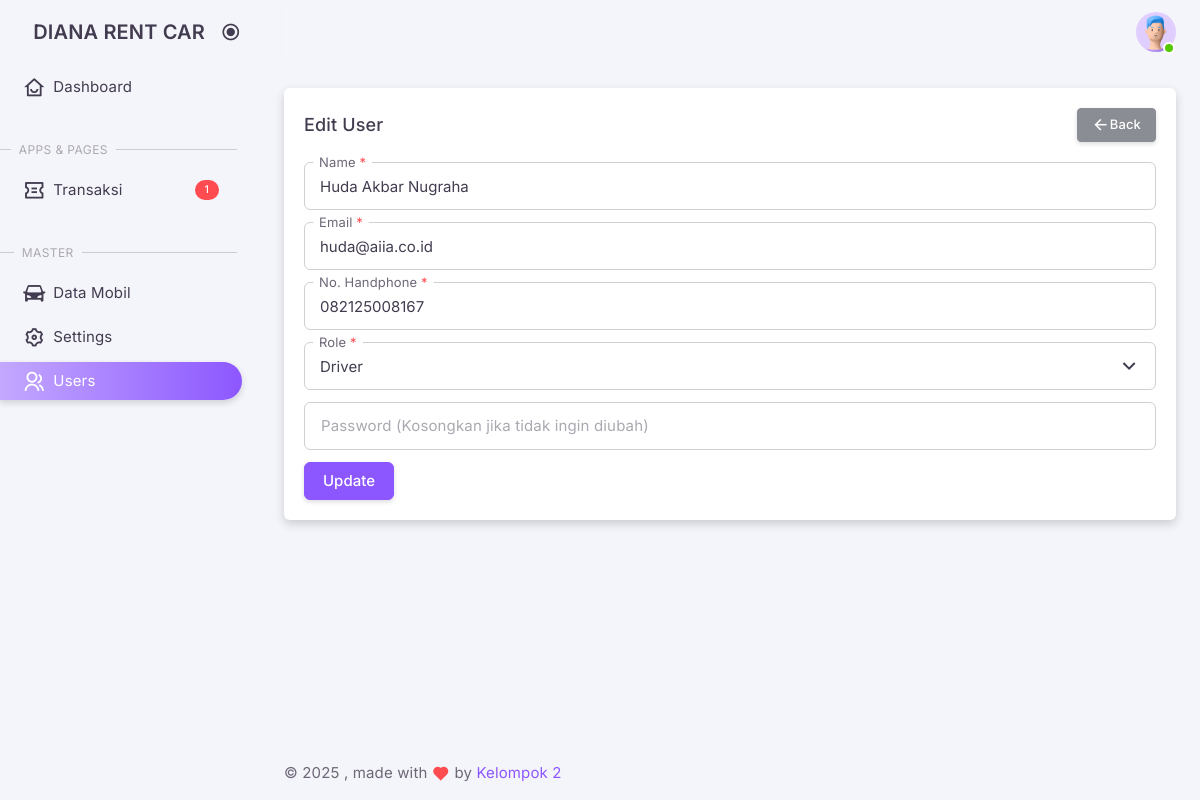
/admin/index.php?views=user_edit&uuid=69a4a059-8115-4a47-8c13-ef59aab88142 (signed in), run on an earlier commit of the app's database.
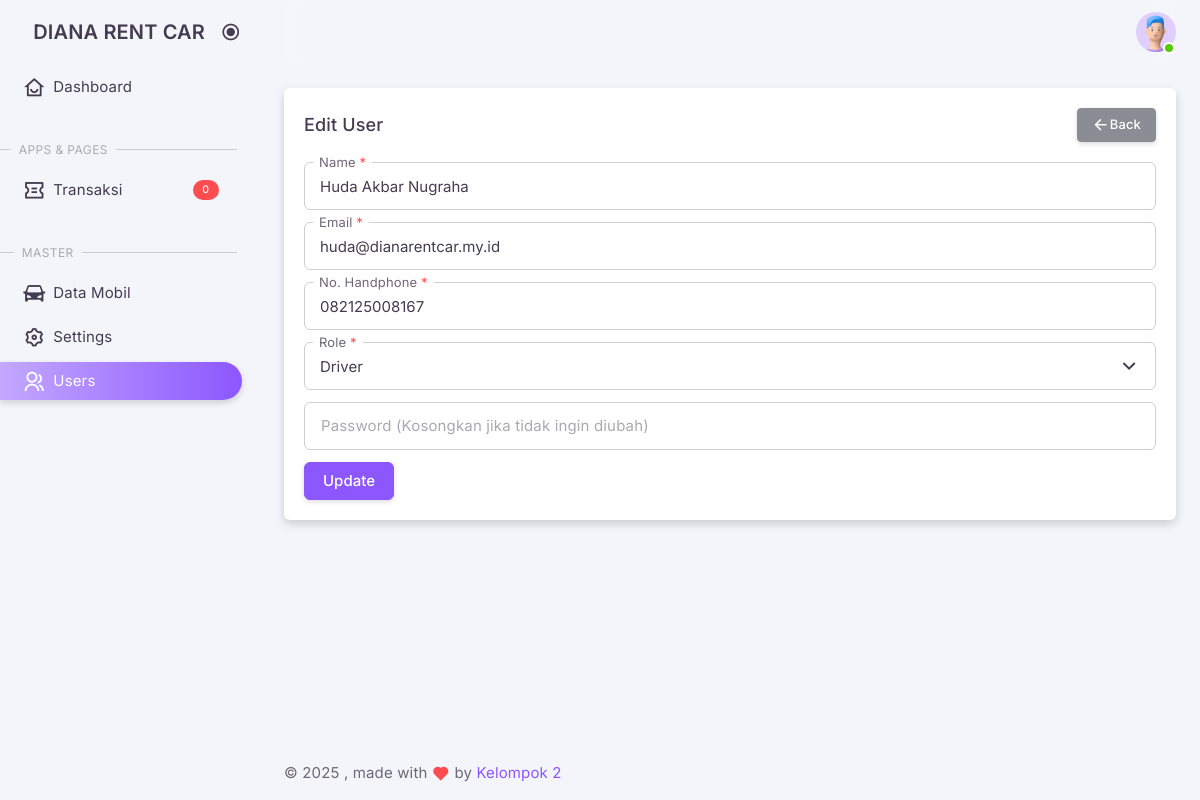
And on a later commit of the database.
### tables this page shows
CREATE TABLE IF NOT EXISTS `users` (
  `id` int NOT NULL AUTO_INCREMENT,
  `uuid` varchar(40) NOT NULL,
  `name` varchar(100) NOT NULL,
  `email` varchar(100) NOT NULL,
  `phone_number` varchar(15) DEFAULT NULL,
  `role` enum('admin','driver','user') NOT NULL DEFAULT 'user',
  `password` varchar(255) NOT NULL,
  `code` varchar(50) DEFAULT NULL,
  `is_verified` int DEFAULT NULL,
  `created_at` timestamp NULL DEFAULT CURRENT_TIMESTAMP,
  `updated_at` timestamp NULL DEFAULT CURRENT_TIMESTAMP ON UPDATE CURRENT_TIMESTAMP,
  PRIMARY KEY (`id`),
  UNIQUE KEY `email` (`email`),
  UNIQUE KEY `phone_number` (`phone_number`)
);

### classes/Booking.php (called while the page is built, shortened)
<?php
class Booking
{
    private $conn;
    private $table = 'tt_bookings';
    public function __construct()
    {
        $db = new Database();
        $this->conn = $db->connect();
    }
    public function getTotalBookings()
    {
        $query = "SELECT COUNT(*) as total_completed
                    FROM " . $this->table . "
                    WHERE status = 'Menunggu Konfirmasi'";
        $stmt = $this->conn->prepare($query);
        $stmt->execute();
        $result = $stmt->fetch(PDO::FETCH_ASSOC);
        return $result['total_completed'] ?? 0;
    }
}

### classes/DatabaseExample.php (called while the page is built, shortened)
<?php
class Database
{
    private $host = 'localhost';
    private $db_name = 'dianarentcar';
    private $username = 'root';
    private $password = '';
    public function connect()
    {
        $this->conn = null;
        try {
            $this->conn = new PDO("mysql:host=" . $this->host . ";dbname=" . $this->db_name, $this->username, $this->password);
            $this->conn->setAttribute(PDO::ATTR_ERRMODE, PDO::ERRMODE_EXCEPTION);
        } catch (PDOException $e) {
            echo "Connection Error: " . $e->getMessage();
        }
        return $this->conn;
    }
}

### classes/User.php (called while the page is built, shortened)
<?php
class User
{
    private $conn;
    private $table = 'users';
    public function __construct()
    {
        $db = new Database();
        $this->conn = $db->connect();
    }
    public function detail($uuid)
    {
        $query = "SELECT * FROM " . $this->table . " WHERE uuid = ?";
        $stmt = $this->conn->prepare($query);
        $stmt->execute([$uuid]);
        return $stmt->fetch(PDO::FETCH_ASSOC);
    }
}

### admin/pages/user/edit.php (the view, shortened to what this page needs)
<?php
require_once '../classes/User.php';
$getUser = new User();
$uuid = $_GET['uuid'];
$user = $getUser->detail($uuid);
?>
<div class="container-xxl flex-grow-1 container-p-y">
    <div class="row">
        <div class="col-xl">
            <div class="card mb-6">
                <div class="card-header d-flex justify-content-between align-items-center">
                    <h5 class="mb-0">Edit User</h5>
                    <small class="text-body float-end">
                        <a href="./index.php?views=user_list" class="btn btn-secondary btn-sm">
                            <i class="ri-arrow-left-line"></i> Back
                        </a>
                    </small>
                </div>
                <div class="card-body">
                    <form action="../backend/user/update.php" method="POST">
                        <div class="form-floating form-floating-outline mb-3">
                            <input
                                type="text"
                                class="form-control"
                                id="name"
                                name="name"
                                placeholder="Nama Lengkap"
                                value="<?php echo htmlspecialchars($user['name']); ?>"
                                onkeyup="formatFullName(this)"
                                required />
                            <label for="name">Name <span class="text-danger">*</span></label>
                        </div>
                        <div class="form-floating form-floating-outline mb-3">
                            <input
                                type="email"
                                class="form-control"
                                id="email"
                                name="email"
                                placeholder="email@mail.com"
                                value="<?php echo htmlspecialchars($user['email']); ?>"
                                required />
                            <label for="email">Email <span class="text-danger">*</span></label>
                        </div>
                        <div class="form-floating form-floating-outline mb-3">
                            <input
                                type="text"
                                id="phone_number"
                                name="phone_number"
                                class="form-control phone-mask"
                                placeholder="081234567890"
                                value="<?php echo htmlspecialchars($user['phone_number']); ?>"
                                required />
                            <label for="phone_number">No. Handphone <span class="text-danger">*</span></label>
                        </div>
                        <div class="form-floating form-floating-outline mb-3">
                            <select class="form-select" id="role" name="role" aria-label="Role" required>
                                <option value="driver" <?php echo ($user['role'] === 'driver') ? 'selected' : ''; ?>>Driver</option>
                            </select>
                            <label for="role">Role <span class="text-danger">*</span></label>
                        </div>
                        <div class="form-floating form-floating-outline mb-3">
                            <input
                                type="password"
                                class="form-control"
                                id="password"
                                name="password"
                                placeholder="**********" />
                            <label for="password">Password (Kosongkan jika tidak ingin diubah)</label>
                        </div>
                        <button type="submit" class="btn btn-primary">Update</button>
                    </form>
                </div>
            </div>
        </div>
    </div>
</div>

### admin/index.php (shortened to what this page needs)
<!doctype html>
<html
    lang="en"
    class="light-style layout-menu-fixed layout-compact"
    dir="ltr"
    data-theme="theme-default"
    data-assets-path="../assets/"
    data-template="vertical-menu-template-free"
    data-style="light">
<head>
    <link rel="stylesheet" href="../assets/vendor/fonts/remixicon/remixicon.css" />
    <link rel="stylesheet" href=".././assets/vendor/fonts/materialdesignicons.css">
    <link rel="stylesheet" href="../assets/vendor/libs/node-waves/node-waves.css" />
    <link rel="stylesheet" href="../assets/vendor/css/core.css" class="template-customizer-core-css" />
    <link rel="stylesheet" href="../assets/vendor/css/theme-default.css" class="template-customizer-theme-css" />
    <link rel="stylesheet" href="../assets/css/demo.css" />
    <link rel="stylesheet" href="../assets/vendor/libs/perfect-scrollbar/perfect-scrollbar.css" />
    <link rel="stylesheet" href="../assets/vendor/libs/apex-charts/apex-charts.css" />
    <link rel="stylesheet" href="https://cdn.datatables.net/1.13.6/css/jquery.dataTables.min.css">
    <link href="https://cdnjs.cloudflare.com/ajax/libs/toastr.js/latest/css/toastr.min.css" rel="stylesheet">
</head>
<body>
    <div class="layout-wrapper layout-content-navbar">
        <div class="layout-container">
            <?php require("./layouts/sidebar.php") ?>
            <div class="layout-page">
                <?php require("./layouts/navbar.php") ?>
                <div class="content-wrapper">
                    <?php require("./layouts/menu.php") ?>
                    <?php require("./layouts/footer.php") ?>
                </div>
            </div>
        </div>
    </div>
</body>
</html>

### admin/layouts/sidebar.php (shortened to what this page needs)
<?php
$home = false;
$transaction_list = false;
$user_list = false;
$user_create = false;
$user_edit = false;
$user_detail = false;
$car_list = false;
$setting_list = false;
if (isset($_GET['views'])) {
    $views = $_GET['views'];
    switch ($views) {
        case 'user_edit':
            $user_edit = true;
            break;
    }
} else {
    $home = true;
}
?>
<aside id="layout-menu" class="layout-menu menu-vertical menu bg-menu-theme">
    <div class="app-brand demo">
        <a href="index.php" class="app-brand-link">
            <span class="app-brand-text demo menu-text fw-semibold ms-2">DIANA RENT CAR</span>
        </a>
        <a href="javascript:void(0);" class="layout-menu-toggle menu-link text-large ms-auto">
            <i class="menu-toggle-icon d-xl-block align-middle"></i>
        </a>
    </div>
    <ul class="menu-inner py-1">
        <li class="menu-item <?= $home ? 'active' : '' ?>">
            <a href="./index.php" class="menu-link">
                <i class="menu-icon tf-icons ri-home-smile-line"></i>
                <div data-i18n="Dashboard">Dashboard</div>
            </a>
        </li>
        <li class="menu-header mt-7">
            <span class="menu-header-text">Apps &amp; Pages</span>
        </li>
        <li class="menu-item <?= $transaction_list || $transaction_detail ? 'active' : '' ?>">
            <a
                href="?views=transaction_list"
                class="menu-link">
                <i class="menu-icon tf-icons ri-coupon-line"></i>
                <div data-i18n="Transaksi">Transaksi</div>
                <?php
                require_once '../classes/Booking.php';
                $bookingModel = new Booking();
                $totalBookings = $bookingModel->getTotalBookings();
                ?>
                <div class="badge bg-danger fs-tiny rounded-pill ms-auto"><?php echo htmlspecialchars($totalBookings); ?></div>
            </a>
        </li>
        <?php
        $user_role = $_SESSION['user_role'];
        ?>
        <?php if ($user_role == 'admin') : ?>
            <li class="menu-header mt-7"><span class="menu-header-text">Master</span></li>
            <li class="menu-item <?= $car_list || $car_create || $car_edit ? 'active' : '' ?>">
                <a href="?views=car_list" class="menu-link">
                    <i class="menu-icon tf-icons ri-roadster-fill"></i>
                    <div data-i18n="Data Mobil">Data Mobil</div>
                </a>
            </li>
            <li class="menu-item <?= $setting_list || $setting_create || $setting_edit || $setting_detail ? 'active' : '' ?>">
                <a href="?views=setting_list" class="menu-link">
                    <i class="menu-icon tf-icons ri-settings-3-line"></i>
                    <div data-i18n="Settings">Settings</div>
                </a>
            </li>
            <li class="menu-item <?= $user_list || $user_create || $user_edit || $user_detail ? 'active' : '' ?>">
                <a href="?views=user_list" class="menu-link">
                    <i class="menu-icon tf-icons ri-group-line"></i>
                    <div data-i18n="Users">Users</div>
                </a>
            </li>
        <?php endif; ?>
    </ul>
</aside>

### admin/layouts/navbar.php (shortened to what this page needs)
<nav
    class="layout-navbar container-xxl navbar navbar-expand-xl navbar-detached align-items-center bg-navbar-theme"
    id="layout-navbar">
    <div class="navbar-nav-right d-flex align-items-center" id="navbar-collapse">
        <ul class="navbar-nav flex-row align-items-center ms-auto">
            <li class="nav-item navbar-dropdown dropdown-user dropdown">
                <a
                    class="nav-link dropdown-toggle hide-arrow p-0"
                    href="javascript:void(0);"
                    data-bs-toggle="dropdown">
                    <div class="avatar avatar-online">
                        <img src="../assets/img/avatars/1.png" alt class="w-px-40 h-auto rounded-circle" />
                    </div>
                </a>
            </li>
        </ul>
    </div>
</nav>

### admin/layouts/menu.php (shortened to what this page needs)
<?php
if (isset($_GET['views'])) {
    $views = $_GET['views'];
    switch ($views) {
        case 'user_edit':
            if (isset($_GET['uuid'])) {
                include "./pages/user/edit.php";
            } else {
                include "./pages/error.php";
            }
            break;
    }
} else {
    include "./home.php";
}

### admin/layouts/footer.php (shortened to what this page needs)
<footer class="content-footer footer bg-footer-theme">
    <div class="container-xxl">
        <div
            class="footer-container d-flex align-items-center justify-content-between py-4 flex-md-row flex-column">
            <div class="text-body mb-2 mb-md-0">
                ©
                , made with <span class="text-danger"><i class="tf-icons ri-heart-fill"></i></span> by
                <a href="#" target="_blank" class="footer-link">Kelompok 2</a>
            </div>
        </div>
    </div>
</footer>

### assets/css/demo.css (style rules this page uses)
.menu .app-brand.demo { height: 64px; }
.app-brand-text.demo { font-size: 1.25rem; }

What changed in the data, as far as the page shows it:
changed users "Huda Akbar Nugraha": email "huda@aiia.co.id" → "huda@dianarentcar.my.id"
Also different on the page:
$totalBookings: "1" → "0"
